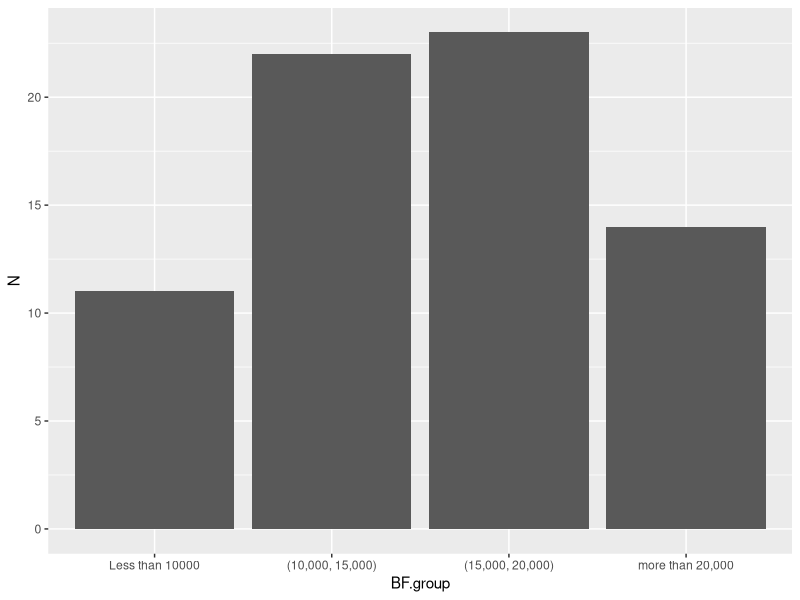
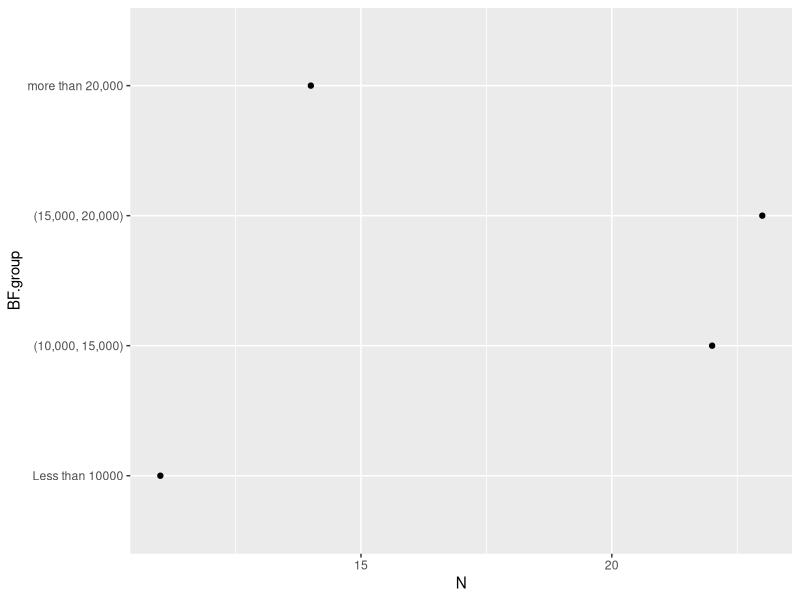
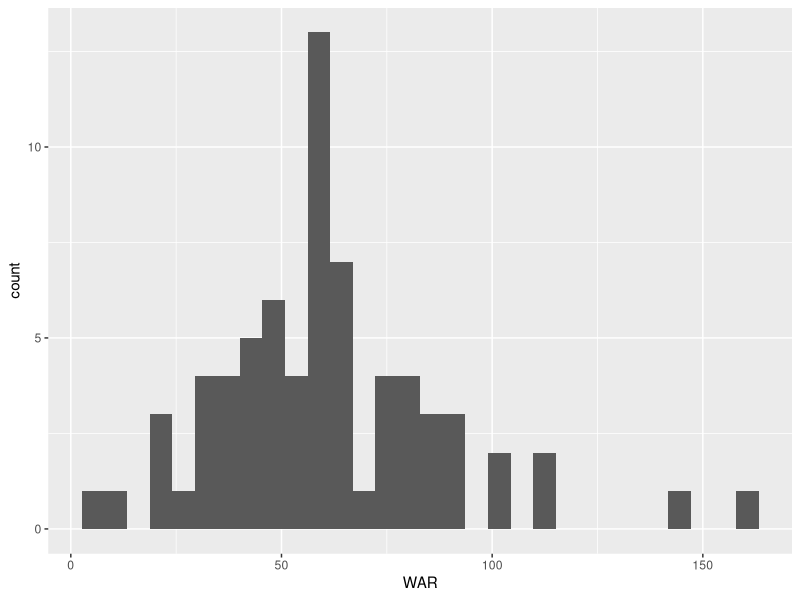

Source code (R) for these figures, in order:
# Chapter 3 exercises from Analyzing Baseball Data in R

library(tidyverse)

# 1. read in csv

hofpitching <- read.csv("data/hofpitching.csv")

hofpitching <- hofpitching %>%
  mutate(BF.group = cut(BF,
                        c(0,10000,15000,20000,30000),
                        labels = c("Less than 10000","(10,000, 15,000)",
                                   "(15,000, 20,000)", "more than 20,000")))

# a construct a frequency table of BF.group using the summarize() function

hof_bf <- summarize(group_by(hofpitching, BF.group), N=n())

# graph the frequency chart
ggplot(hof_bf, aes(BF.group, N)) + geom_col() 

# c construct an alternative graph of BF.group. 
ggplot(hof_bf, aes(BF.group, N)) + 
  geom_point() + coord_flip()

# 2 a. Using teh geom_histogram() function, construct a histogram of WAR for the pitchers in hof
ggplot(hofpitching, aes(x = WAR)) + geom_histogram()

# b. Identify the two outliers
hofpitching %>% filter(WAR > 125) %>% select(X, WAR)

# Walter Johnson and Cy Young
# This is the book's way of doing it:

hofpitching %>% arrange(desc(WAR)) %>% 
  slice(1:2) %>% select(X, WAR)

# 3. Define WAR.Season var for pitcher's season contribution

hofpitching <- hofpitching %>%
  mutate(WAR.Season = WAR/Yrs)


